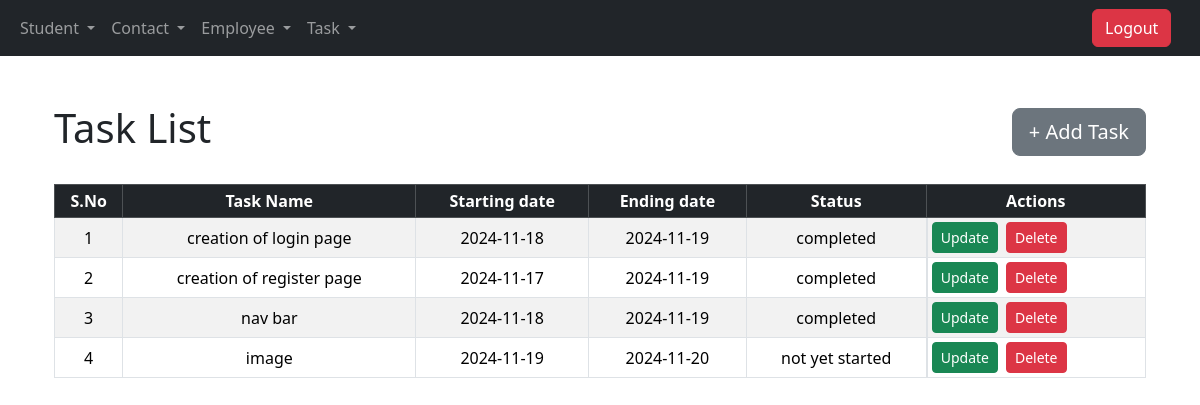
Page /task_list/ (signed in) on the committed database.
### operations/models.py (models this page shows, shortened)
class Task(models.Model):
    taskname=models.CharField(max_length=20,)
    startingdate=models.CharField(max_length=20)
    endingdate=models.CharField(max_length=20)
    status=models.CharField(max_length=20,null=True, blank=True)
    serial_number = models.PositiveIntegerField(default=0)  # New field for display order

### operations/views.py (the view)
# urls.py: path('task_list/', login_required(views.task_list), name='task_list'),
def task_list(request):
    tasks = Task.objects.all()
    return render(request, 'task_list.html', {'tasks': tasks})  # Ensure the key matches

### operations/templates/task_list.html (shortened to what this page needs)
{% extends 'base.html' %}
{% block content %}
    <div class="container mt-5">
        <div class="d-flex justify-content-between align-items-center mb-4">
            <h1 class="text-center">Task List</h1>
            <a href="{% url 'task' %}" class="btn btn-secondary btn-lg">+ Add Task</a>
        </div>
        <table id="tasktable" class="table table-striped table-sm table-bordered align-middle text-center mb-3">
            <thead class="table-dark">
                <tr>
                    <th>S.No</th>
                    <th>Task Name</th>
                    <th>Starting date</th>
                    <th>Ending date</th>
                    <th>Status</th>
                    <th>Actions</th>
                </tr>
            </thead>
            <tbody>
                {% for task in tasks %}
                <tr>
                    <td>{{ forloop.counter }}</td>
                    <td>{{ task.taskname }}</td>
                    <td>{{ task.startingdate }}</td>
                    <td>{{ task.endingdate }}</td>
                    <td>{{ task.status }}</td>
                    <td class="d-flex align-items-center gap-2">
                        <a href="{% url 'update_task' task.id %}" class="btn btn-success btn-sm">Update</a>
                        <form method="POST" action="{% url 'delete_task' task.id %}" class="m-0 p-0">
                            <button type="submit" class="btn btn-danger btn-sm">Delete</button>
                        </form>
                    </td>
                </tr>
                {% empty %}
                <tr>
                    <td colspan="5" class="text-center text-muted">No list is available</td>
                </tr>
                {% endfor %}
            </tbody>
        </table>
    </div>
<link rel="stylesheet" href="https://cdn.datatables.net/1.13.5/css/jquery.dataTables.min.css">
{% endblock %}

### operations/templates/base.html (shortened to what this page needs)
<!DOCTYPE html>
<html lang="en">
<head>
  <link href="https://cdn.jsdelivr.net/npm/bootstrap@5.3.3/dist/css/bootstrap.min.css" rel="stylesheet">
</head>
<body>
<nav class="navbar navbar-expand-sm bg-dark navbar-dark">
  <div class="container-fluid">
    <ul class="navbar-nav">
      <li class="nav-item dropdown">
        <a class="nav-link dropdown-toggle" href="#" role="button" data-bs-toggle="dropdown" aria-expanded="false">
          Student
        </a>
      </li>
      <li class="nav-item dropdown">
        <a class="nav-link dropdown-toggle" href="#" role="button" data-bs-toggle="dropdown" aria-expanded="false">
          Contact
        </a>
      </li>
      <li class="nav-item dropdown">
        <a class="nav-link dropdown-toggle" href="#" role="button" data-bs-toggle="dropdown" aria-expanded="false">
          Employee
        </a>
      </li>
      <li class="nav-item dropdown">
        <a class="nav-link dropdown-toggle" href="#" role="button" data-bs-toggle="dropdown" aria-expanded="false">
          Task
        </a>
      </li>
    </ul>
      <form class="d-flex ms-auto" method="post" action="{% url 'logout' %}">
        <button class="btn btn-danger" type="submit">Logout</button>
      </form>
  </div>
</nav>
<div class="container mt-4">
  {% block content %}{% endblock %}
</div>
</body>
</html>

### rows in the picture
Task: taskname "creation of login page", startingdate "2024-11-18", endingdate "2024-11-19", status "completed"
Task: taskname "creation of register page", startingdate "2024-11-17", endingdate "2024-11-19", status "completed"
Task: taskname "nav bar", startingdate "2024-11-18", endingdate "2024-11-19", status "completed"
Task: taskname "image", startingdate "2024-11-19", endingdate "2024-11-20", status "not yet started"
